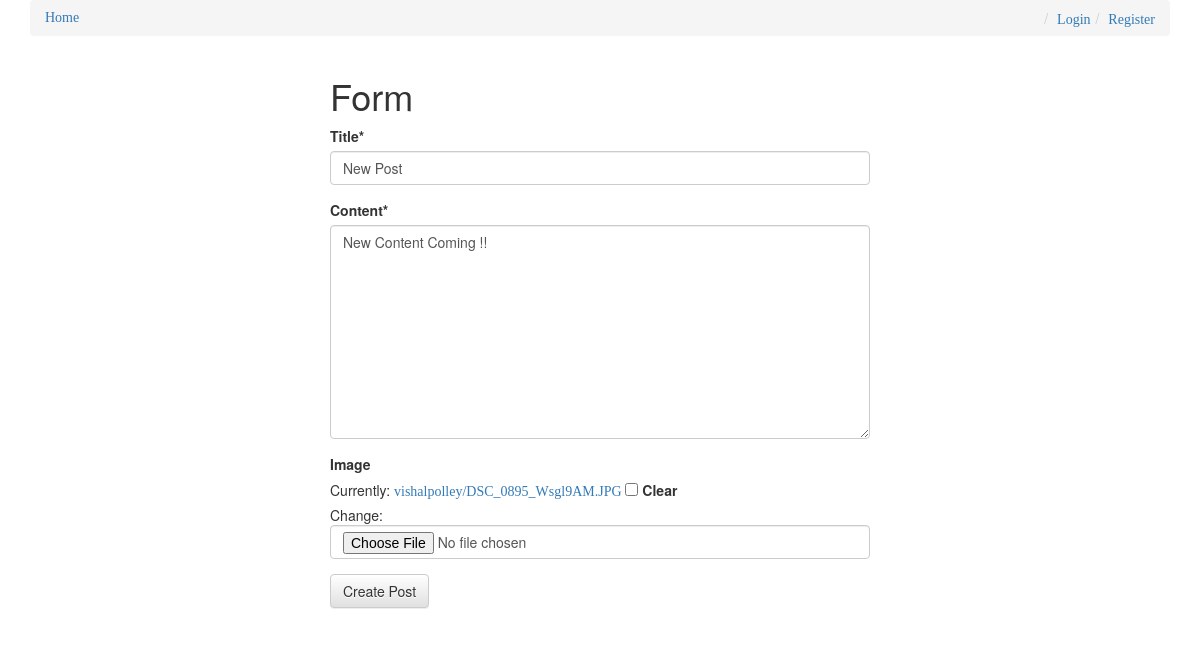
Page /posts/2/edit/ on the earlier database version.
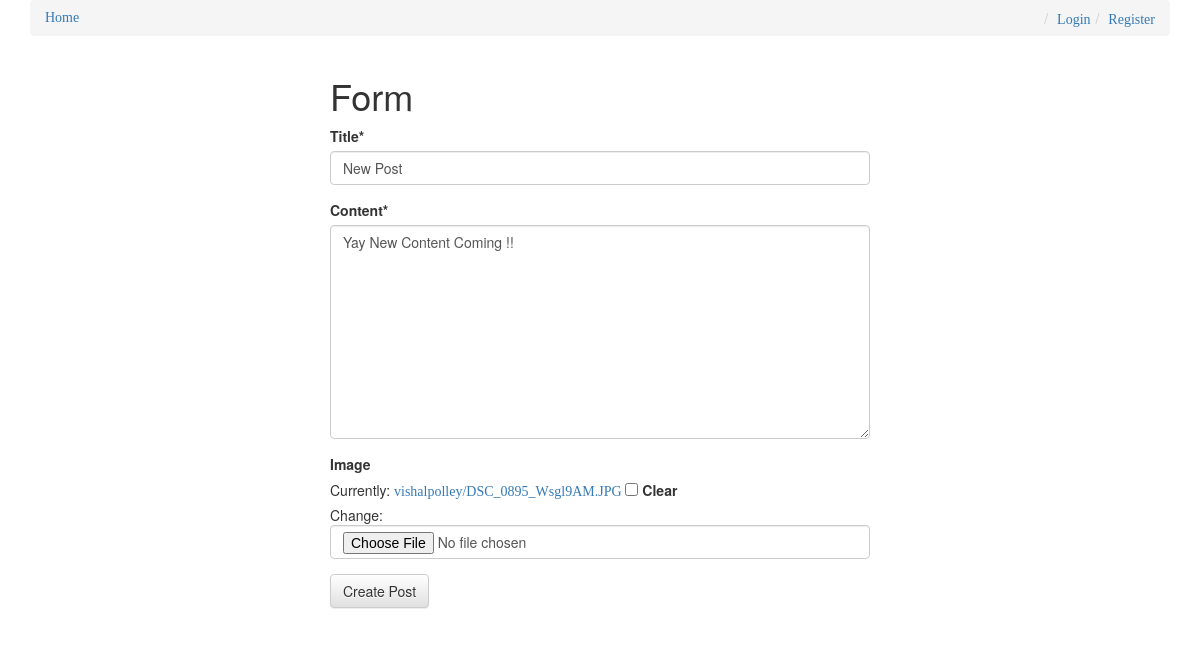
Same page on the later database version.
### posts/models.py (models this page shows, shortened)
class Post(models.Model):
    user = models.ForeignKey(settings.AUTH_USER_MODEL, null=True, on_delete=models.SET_NULL)
    title = models.CharField(max_length=120)
    content = models.TextField()
    image = models.ImageField(upload_to=upload_location, null=True, blank=True,)
    updated = models.DateTimeField(auto_now=True, auto_now_add=False)
    timestamp = models.DateTimeField(auto_now=False, auto_now_add=True)
    class Meta:
        ordering = ["-timestamp", "-updated"]

### posts/views.py (the view)
# urls.py: re_path(r'^(?P<id>\d+)/edit/$', post_update, name='update'),
def post_update(request, id=None):
	instance = get_object_or_404(Post, id=id)
	form = PostForm(request.POST or None, request.FILES or None, instance=instance)
	if form.is_valid():
		instance = form.save(commit=False)
		instance.save()
		messages.success(request, "Post Successfully Updated !!")
		return HttpResponseRedirect(instance.get_absolute_url())
	context = {
		"title": instance.title,
		"instance": instance,
		"form": form,
	}
	return render(request, "post_form.html", context)

### posts/forms.py
class PostForm(forms.ModelForm):
	class Meta:
		model = Post
		fields = [
			"title",
			"content",
			"image",
	]

### templates/post_form.html
{% extends "base.html" %}
{% load crispy_forms_tags %}
{% block content %}
<div class='col-sm-6 col-sm-offset-3'>
	<h1>Form</h1>
	<form method='POST' action='' enctype='multipart/form-data'>{% csrf_token %}
		{{ form|crispy }}
		<input type='submit' class='btn btn-default' value='Create Post' />
	</form>
</div>
{% endblock content %}

### templates/base.html (shortened to what this page needs)
{% load staticfiles %}
<html>
<head>
{% include 'css.html' %}
</head>
<body>
<div class='container'>
    <ol class='breadcrumb'>
        <li><a href='{% url "posts:list" %}'>Home</a></li>
        {% if not request.user.is_authenticated %}
        <li class='pull-right'><a href='{% url "register" %}'>Register</a></li>
        <li class='pull-right'><a href='{% url "login" %}'>Login</a></li>
        {% else %}
        <li class='pull-right'><a href='{% url "logout" %}'>Logout</a></li>
        <li class='pull-right'><a href='{% url "posts:create" %}'>Create Post</a></li>
				<li class='pull-right'>Welcome, {{ request.user.username }}</li>
        {% endif %}
    </ol>
{% block content %}{% endblock content %}
</div>
</body>
</html>

### templates/css.html (shortened to what this page needs)
{% load static %}
<link rel='stylesheet' href='{% static "css/base.css" %}' />
<link rel="stylesheet" href="https://stackpath.bootstrapcdn.com/bootstrap/3.4.0/css/bootstrap.min.css">
<link rel="stylesheet" href="https://stackpath.bootstrapcdn.com/bootstrap/3.4.0/css/bootstrap-theme.min.css">
<link rel='stylesheet' href='https://maxcdn.bootstrapcdn.com/font-awesome/4.5.0/css/font-awesome.min.css' >

### templates/javascript.html (shortened to what this page needs)
{% load static %}

### static/css/base.css (style rules this page uses)
body { background-color: #e8e8e8; background-image: url("https://www.transparenttextures.com/patterns/concrete-wall.png"); }
h1, h2, h3, h4, small, p, a { font-family: 'PT Serif', serif; }

Differences in the rows shown:
changed Post "New Post": content "New Content Coming !!" → "Yay New Content Coming !!"
